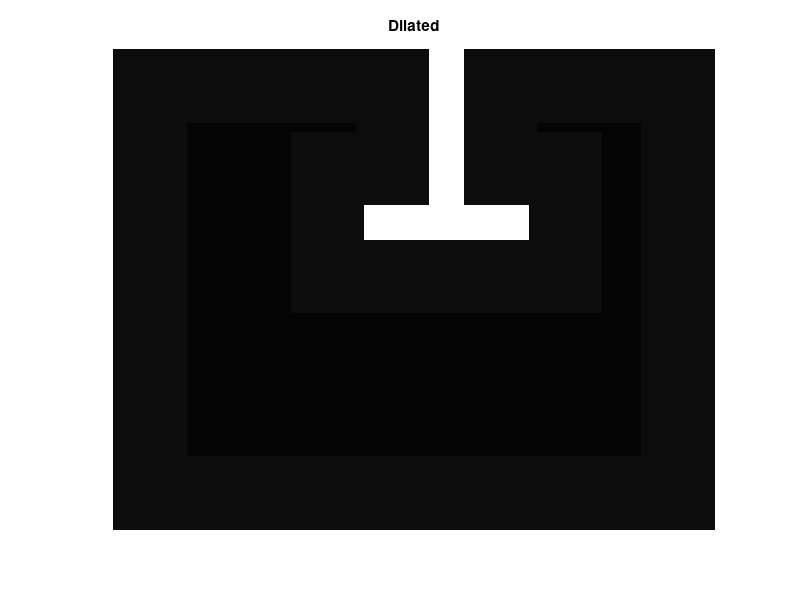

This figure's MATLAB source:
%% Big map
map = zeros(85,384);
map(1:end,1)=1;
map(1:end,end)=1;
map(1,1:end)=1;
map(end,1:end)=1;
map(end-45:end,128*2:128*2+15) = 1;
map(end-45:end-30,128*2-15:128*2) = 1;
save('bigmap','map')
% Cost map
costwidth = 25;
se = strel('square', costwidth);
costmap = imdilate(map,se);
costmap = (costmap+map)*50+1;
figure(1), imshow(costmap/max(max(costmap))), title('Dilated')
save('bigcostmap','costmap')

%% Small map
map = zeros(113,141);
map(1:end,1)=1;
map(1:end,end)=1;
map(1,1:end)=1;
map(end,1:end)=1;
map(1:45,end-66:end-59) = 1;
map(38:45,end-81:end-44) = 1;
save('smallmap','map')

% Cost map
costwidth = 35;
se = strel('square', costwidth);
costmap = imdilate(map,se);
costmap = (costmap+map*25)*2+1;
figure(1), imshow(costmap/max(max(costmap))), title('Dilated')
save('smallcostmap','costmap')
